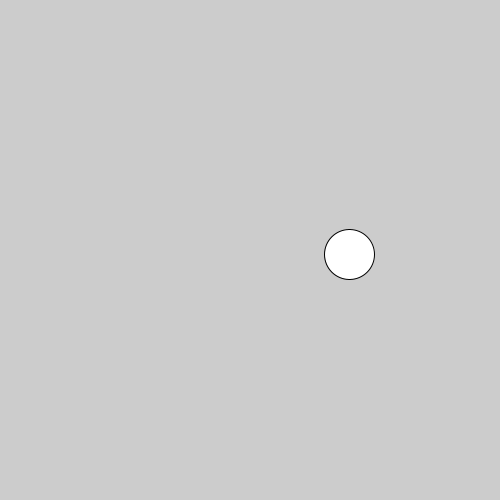
Frame 1 (no input)
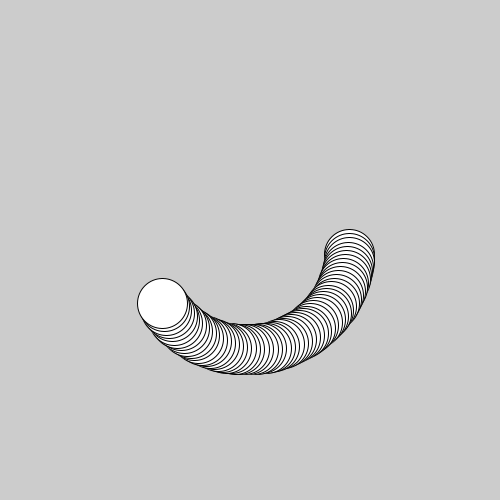
Frame 60 (the mouse pressed at the canvas centre just before this capture)
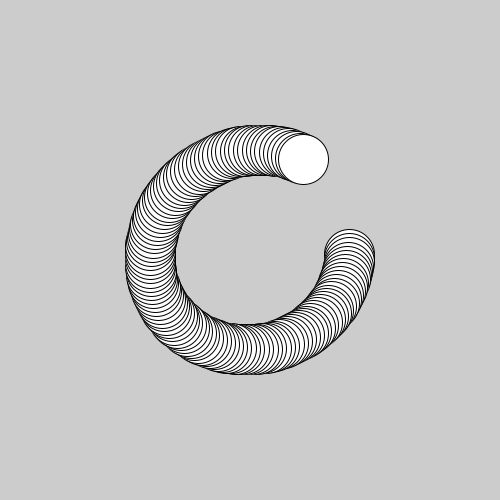
Frame 120 (the mouse held since frame 60 and released just before this capture)

The Processing sketch that drew these frames (run headless with seeded random() and noise(); from frame 60 on, the mouse is pressed at the canvas centre):

// Processing sketch: processing_73660
// ── processing_73660.pde

float angle = 0.0; // Current angle
float speed = 0.02; // Speed of motion
float radius = 100.0; // Range of motion
float sx = 2.2;
float sy = 2.15;

void setup() {
  size(500, 500);
  //noStroke();
  smooth();
}

void draw() {
  fill(0, 4);
  //rect(0, 0, width, height);
  angle += speed; // Update the angle
  float sinval = sin(angle);
  float cosval = cos(angle);
  
  fill(255);
  // Set the position of the small circle based on new
  // values from sine and cosine
  //float x = width/2 + (cosval * radius*2);
  //float y = height/2 + (sinval * radius*2);
//  
  //ellipse(x, y, 2, 2); // Draw smaller circle


  // Set the position of the large circles based on the
  // new position of the small circle
  float x2 = width/2 + cos(angle * sx ) * radius;
  float y2 = height/2 + sin(angle * sy ) * radius;
  ellipse(x2, y2, radius/2, radius/2); // Draw larger circle
}
